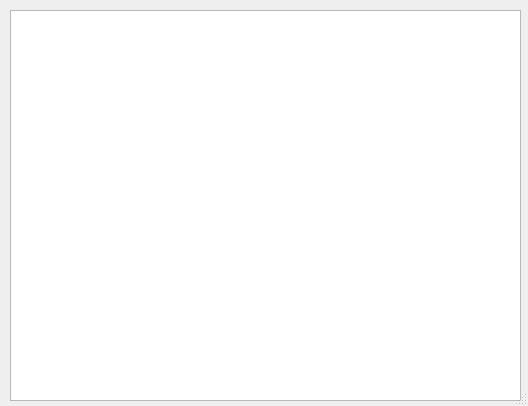
<?xml version="1.0" encoding="UTF-8"?>
<ui version="4.0">
 <class>Dialog</class>
 <widget class="QDialog" name="Dialog">
  <property name="geometry">
   <rect>
    <x>0</x>
    <y>0</y>
    <width>528</width>
    <height>406</height>
   </rect>
  </property>
  <property name="sizePolicy">
   <sizepolicy hsizetype="Expanding" vsizetype="Expanding">
    <horstretch>0</horstretch>
    <verstretch>0</verstretch>
   </sizepolicy>
  </property>
  <property name="windowTitle">
   <string>Dialog</string>
  </property>
  <property name="sizeGripEnabled">
   <bool>true</bool>
  </property>
  <widget class="QWidget" name="gridLayoutWidget">
   <property name="geometry">
    <rect>
     <x>10</x>
     <y>10</y>
     <width>511</width>
     <height>391</height>
    </rect>
   </property>
   <layout class="QGridLayout" name="gridLayout">
    <property name="sizeConstraint">
     <enum>QLayout::SetDefaultConstraint</enum>
    </property>
    <item row="1" column="0">
     <widget class="QGraphicsView" name="graphicsView"/>
    </item>
    <item row="0" column="0">
     <layout class="QGridLayout" name="gridLayout_2"/>
    </item>
   </layout>
  </widget>
 </widget>
 <resources/>
 <connections/>
</ui>
